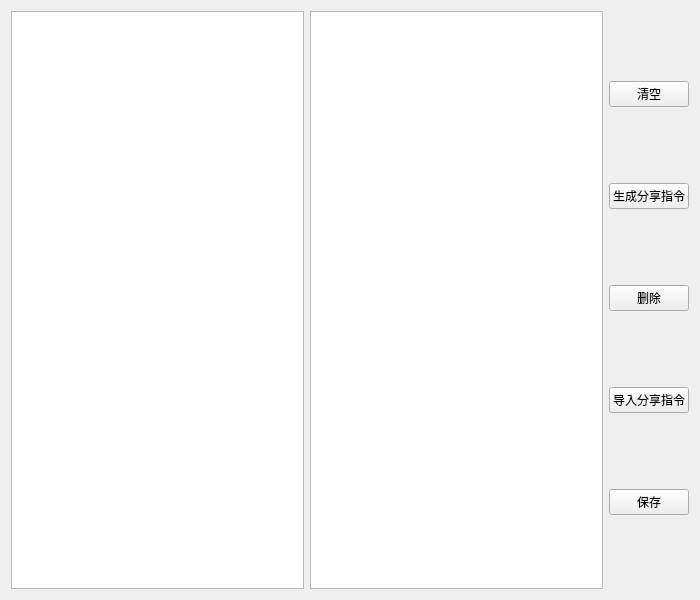
<?xml version="1.0" encoding="UTF-8"?>
<ui version="4.0">
 <class>form</class>
 <widget class="QDialog" name="form">
  <property name="windowModality">
   <enum>Qt::WindowModality::NonModal</enum>
  </property>
  <property name="enabled">
   <bool>true</bool>
  </property>
  <property name="geometry">
   <rect>
    <x>0</x>
    <y>0</y>
    <width>700</width>
    <height>600</height>
   </rect>
  </property>
  <property name="minimumSize">
   <size>
    <width>700</width>
    <height>600</height>
   </size>
  </property>
  <property name="windowTitle">
   <string>Dialog</string>
  </property>
  <layout class="QHBoxLayout" name="horizontalLayout_4">
   <item>
    <layout class="QHBoxLayout" name="horizontalLayout">
     <item>
      <widget class="QListWidget" name="listWidget"/>
     </item>
     <item>
      <widget class="QPlainTextEdit" name="plainTextEdit"/>
     </item>
     <item>
      <layout class="QVBoxLayout" name="verticalLayout">
       <item>
        <widget class="QPushButton" name="clear">
         <property name="text">
          <string>清空</string>
         </property>
         <property name="autoDefault">
          <bool>false</bool>
         </property>
        </widget>
       </item>
       <item>
        <widget class="QPushButton" name="make">
         <property name="text">
          <string>生成分享指令</string>
         </property>
         <property name="autoDefault">
          <bool>false</bool>
         </property>
        </widget>
       </item>
       <item>
        <widget class="QPushButton" name="remove">
         <property name="text">
          <string>删除</string>
         </property>
         <property name="autoDefault">
          <bool>false</bool>
         </property>
        </widget>
       </item>
       <item>
        <widget class="QPushButton" name="read">
         <property name="text">
          <string>导入分享指令</string>
         </property>
         <property name="autoDefault">
          <bool>false</bool>
         </property>
        </widget>
       </item>
       <item>
        <widget class="QPushButton" name="save">
         <property name="text">
          <string>保存</string>
         </property>
         <property name="autoDefault">
          <bool>false</bool>
         </property>
        </widget>
       </item>
      </layout>
     </item>
    </layout>
   </item>
  </layout>
 </widget>
 <resources/>
 <connections/>
</ui>
